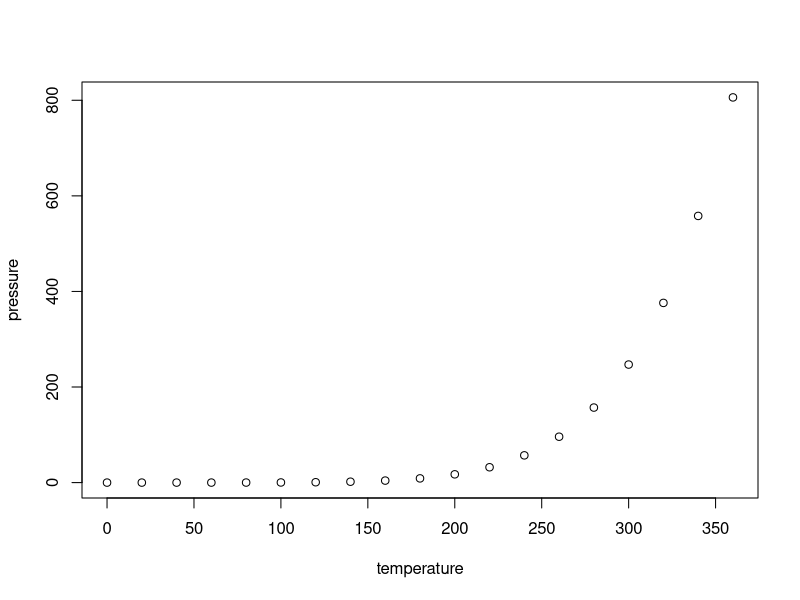
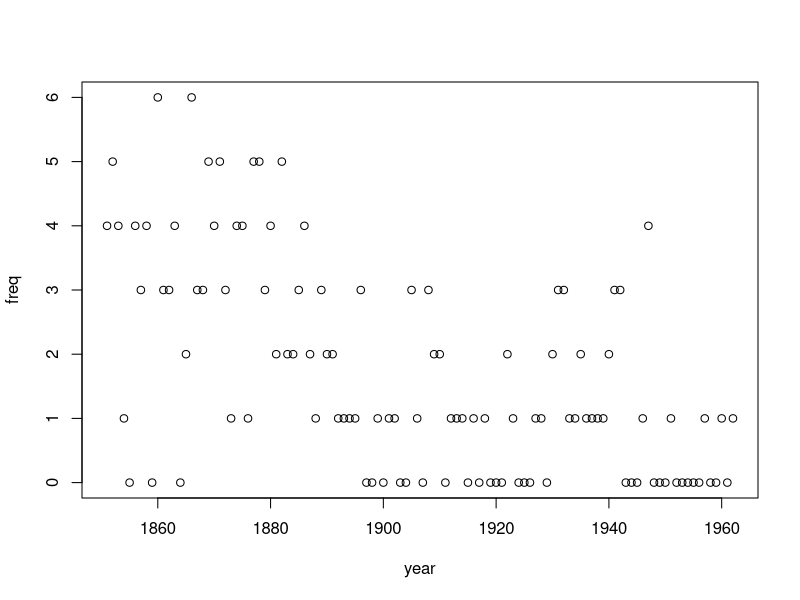
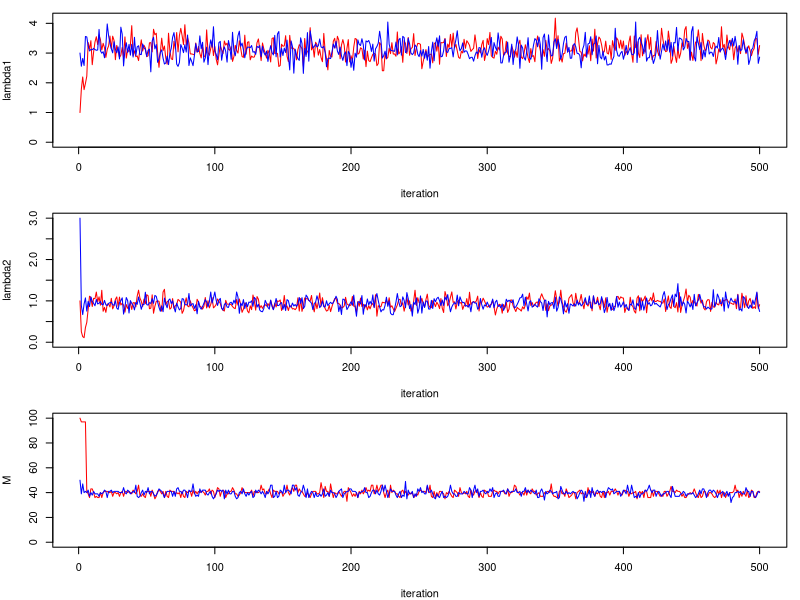
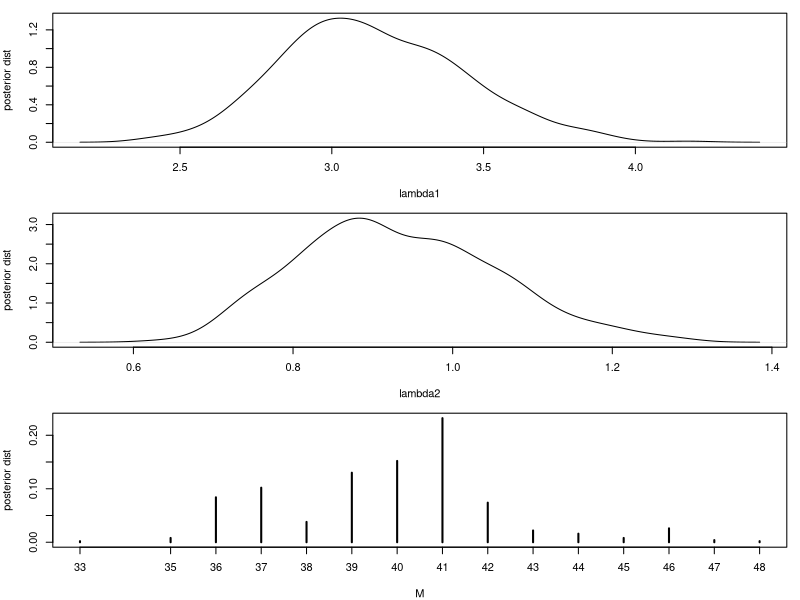

Recreate these plots in R, in order.
## ---- chunk 1
knitr::opts_chunk$set(echo = TRUE)
## ---- chunk 2
summary(cars)
## ---- chunk 3
plot(pressure)
## ---- chunk 4
library(boot)
data(coal)
str(coal)
when <- floor(coal)
year <- 1851:1962
freq <- sapply(year, function(x, y) sum(y==x), y=when)
str(freq)
n <- length(freq)
plot(year, freq)
## ---- chunk 5
GibbsS <- function(la1, la2, M, nreps, freq){

  # priors; uniform for M
  a1 <- .5
  b1 <- .001
  a2 <- .5
  b2 <- .001

  Gsamples <- matrix(nrow=nreps, ncol=3)
  Gsamples[1,] <- c(la1, la2, M)

  # main loop
  cfreq <- cumsum(freq)
  for (i in 2:nreps) {
    la1 <- rgamma(1, a1 + cfreq[M], b1 + M)
    la2 <- rgamma(1, a2 + cfreq[n] - cfreq[M], b2 + n - M)
    M <- sample(1:n, 1, prob=(la1/la2)^cfreq*exp((la2-la1)*(1:n)))
    Gsamples[i,] <- c(la1, la2, M)
  }

  return(Gsamples=Gsamples)
}
## ---- chunk 6
# sample size
nreps <- 500

# initial values
la1 <- 1
la2 <- 1
M <- 100

GibbsS1 = GibbsS(la1, la2, M, nreps, freq)

# initial values
la1 <- 3
la2 <- 3
M <- 50

GibbsS2 = GibbsS(la1, la2, M, nreps, freq)
## ---- chunk 7
par(mfrow=c(3,1), mar=c(4,4,1,1))
plot(1:nreps, GibbsS1[,1], type="l", col="red", ylim = c(0, max(GibbsS1[,1],GibbsS2[,1])), xlab = "iteration", ylab ="lambda1")
points(1:nreps, GibbsS2[,1], type="l", col="blue")

plot(1:nreps, GibbsS1[,2], type="l", col="red", ylim = c(0, max(GibbsS1[,2],GibbsS2[,2])), xlab = "iteration", ylab ="lambda2")
points(1:nreps, GibbsS2[,2], type="l", col="blue")

plot(1:nreps, GibbsS1[,3], type="l", col="red", ylim = c(0, max(GibbsS1[,3],GibbsS2[,3])), xlab = "iteration", ylab ="M")
points(1:nreps, GibbsS2[,3], type="l", col="blue")
## ---- chunk 8
par(mfrow=c(3,1), mar=c(4,4,1,1))
plot(density(GibbsS1[-(1:50),1]), ylab="posterior dist", xlab="lambda1", main="")
plot(density(GibbsS1[-(1:50),2]), ylab="posterior dist", xlab="lambda2", main="")
plot(table(GibbsS1[-(1:50),3])/nreps, ylab="posterior dist", xlab="M", main="")
